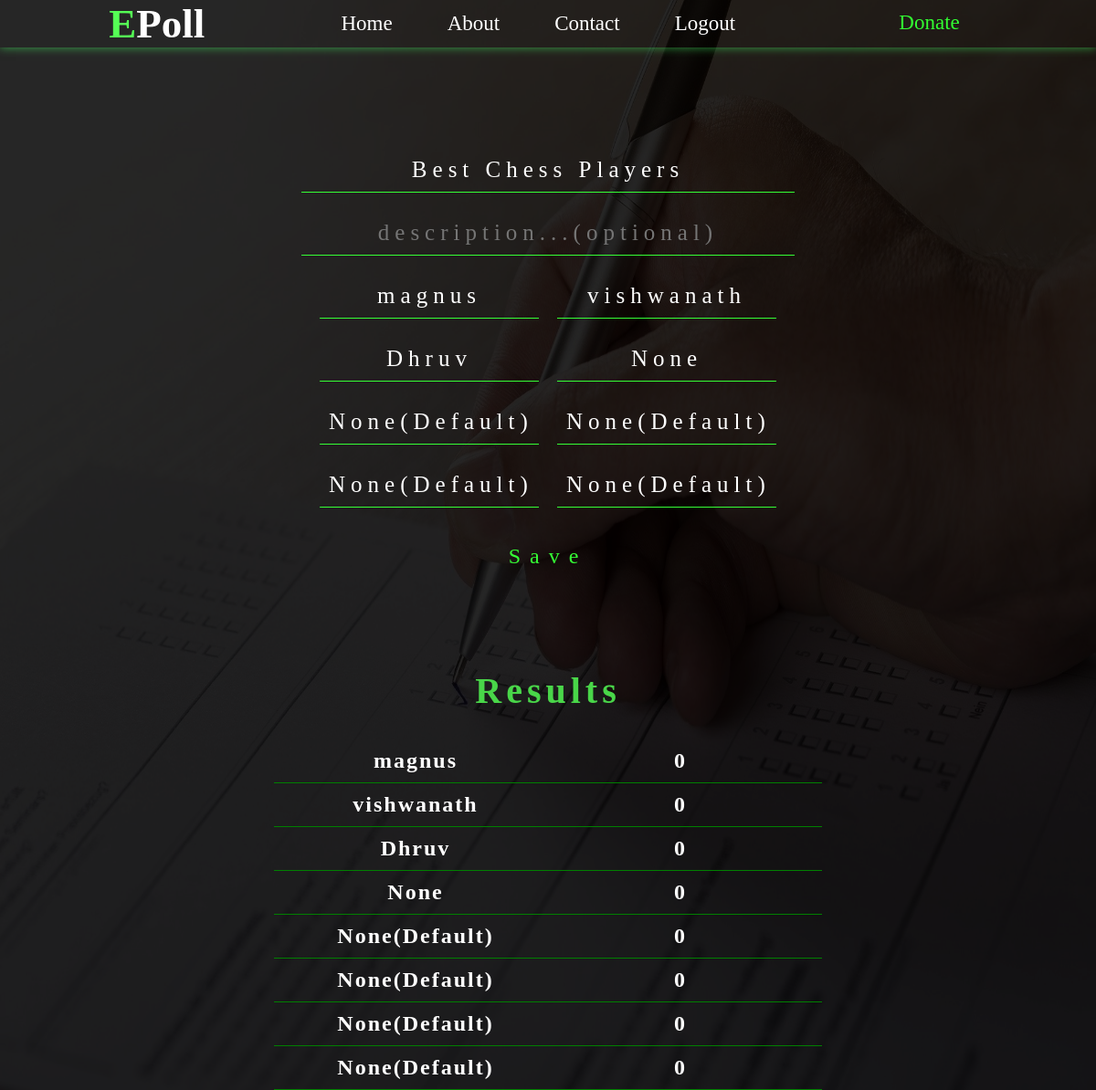
The app's page /detail/5 (signed in) with its own data.
### pollapp/models.py (models this page shows, shortened)
class Polls(models.Model):
    user=models.ForeignKey(User,on_delete=models.CASCADE)
    title=models.CharField(max_length=100)
    decription=models.TextField(max_length=500,blank=True)
    create_time=models.DateTimeField(auto_now_add=True)
    option1=models.CharField(max_length=200)
    option2=models.CharField(max_length=200)
    option3=models.CharField(max_length=200,blank=True,default="None")
    option4=models.CharField(max_length=200,blank=True,default="None")
    option5=models.CharField(max_length=200,blank=True,default="None")
    option6=models.CharField(max_length=200,blank=True,default="None")
    option7=models.CharField(max_length=200,blank=True,default="None")
    option8=models.CharField(max_length=200,blank=True,default="None")
    option1_count=models.IntegerField(default=0)
    option2_count=models.IntegerField(default=0)
    option3_count=models.IntegerField(default=0)
    option4_count=models.IntegerField(default=0)
    option5_count=models.IntegerField(default=0)
    option6_count=models.IntegerField(default=0)
    option7_count=models.IntegerField(default=0)
    option8_count=models.IntegerField(default=0)
    class Meta:
        ordering = ('-create_time',)

### pollapp/views.py (the view)
# urls.py: path('detail/<int:id>',views.detail),
@login_required(login_url='/registrations')
def detail(requests, id=None):
    if id == None:
        context = {}
        pass
    else:
        required_object = Polls.objects.get(id=id)
        context = {'poll': required_object}
    return render(requests, 'detail_edit_poll.html', context)

### templates/detail_edit_poll.html (shortened to what this page needs)
{% extends "base.html" %}
{% load static  %}
    {% block css %}
    <link rel="stylesheet" href="{% static 'css/detail_edit_poll.css' %}">
    {% endblock css %}
    {% block content %}
    <img class="background" src="{% static 'images/background1.jpg' %}" alt="">
    {% if poll %}
    <form action="/save_exist/{{poll.id}}" class="edit_form">
        <input class="question" name="question" type="text" required placeholder="Write Question here...."
            value="{{poll.title|title}}">
        <input class="description" name="decription" placeholder="description...(optional)" value="{{poll.decription}}">
        <input type="text" name="option1" placeholder="option 1" required value="{{poll.option1}}" d>
        <input type="text" name="option2" placeholder="option 2" required value="{{poll.option2}}">
        <input type="text" name="option3" placeholder="option 3(optional)" value="{{poll.option3}}">
        <input type="text" name="option4" placeholder="option 4(optional)" value="{{poll.option4}}">
        <input type="text" name="option5" placeholder="option 5(optional)" value="{{poll.option5}}">
        <input type="text" name="option6" placeholder="option 6(optional)" value="{{poll.option6}}">
        <input type="text" name="option7" placeholder="option 7(optional)" value="{{poll.option7}}">
        <input type="text" name="option8" placeholder="option 8(optional)" value="{{poll.option8}}">
        <button class="save_btn" type="submit" href="">Save</button>
    </form>
    {% endif %}
    <div class="results">
        <h1>Results</h1>
        <div class="option_line">
            <h2>{{poll.option1}}</h2>
            <h2>{{poll.option1_count}}</h2>
        </div>
        <div class="option_line">
            <h2>{{poll.option2}}</h2>
            <h2>{{poll.option2_count}}</h2>
        </div>
        <div class="option_line">
            <h2>{{poll.option3}}</h2>
            <h2>{{poll.option3_count}}</h2>
        </div>
        <div class="option_line">
            <h2>{{poll.option4}}</h2>
            <h2>{{poll.option4_count}}</h2>
        </div>
        <div class="option_line">
            <h2>{{poll.option5}}</h2>
            <h2>{{poll.option5_count}}</h2>
        </div>
        <div class="option_line">
            <h2>{{poll.option6}}</h2>
            <h2>{{poll.option6_count}}</h2>
        </div>
        <div class="option_line">
            <h2>{{poll.option7}}</h2>
            <h2>{{poll.option7_count}}</h2>
        </div>
        <div class="option_line">
            <h2>{{poll.option8}}</h2>
            <h2>{{poll.option8_count}}</h2>
        </div>
    </div>
    {% endblock content %}

### static/css/base.css (style rules this page uses)
* { margin: 0px; padding: 0px; box-sizing: border-box; font-family: serif; }
body { background-color: black; animation: fade 2s ease 1; }

### static/css/detail_edit_poll.css (style rules this page uses)
* { margin: 0; padding: 0; box-sizing: border-box; }
.edit_form { width: 50%; margin: 100px auto; text-align: center; display: flex; flex-wrap: wrap; justify-content: center; }
.edit_form input { width: 40%; padding: 10px; font-size: 25px; margin: 10px; color: white; border: none; border-bottom: rgb(53, 255, 53) 1px solid; outline: none; background: transparent; letter-spacing: 6px; text-align: center; }
.edit_form .question { width: 90%; }
.edit_form .description { padding: 10px; width: 90%; }
.edit_form .save_btn { display: inline-block; width: 50%; padding: 10px; text-align: center; font-size: 24px; color: rgb(53, 255, 53); text-decoration: none; letter-spacing: 10px; transition: 0.4s; background: transparent; cursor: pointer; border: none; margin-top: 20px; }
body { background-color: black; animation: fade 2s ease 1; overflow-x: hidden; }
.results { margin: 0px auto; width: 50%; text-align: center; color: white; letter-spacing: 2px; font-family: serif; }
.results h1 { color: rgb(73, 214, 73); letter-spacing: 5px; font-size: 40px; margin: 30px 0px; }
.option_line { padding: 10px; display: flex; justify-content: space-around; border-bottom: solid 1px green; }
.option_line h2 { width: 400px; }
.background { position: absolute; top: 0; left: 0; width: 100%; height: 100%; opacity: 0.15; z-index: -789; }

### records on screen
Polls: question "Best Chess Players", option1 "magnus", option2 "vishwanath", option3 "Dhruv", option4 "None", option5 "None(Default)", option6 "None(Default)", option7 "None(Default)", option8 "None(Default)", option1_count "0", option2_count "0", option3_count "0", option4_count "0", option5_count "0", option6_count "0", option7_count "0", option8_count "0"
